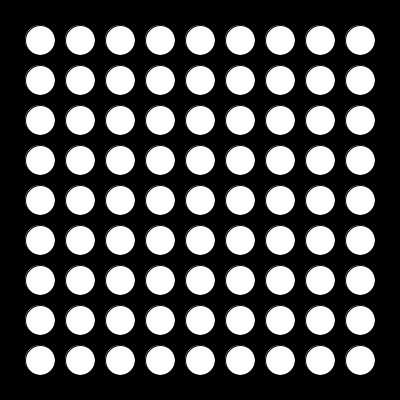
Frame 1 (no input)
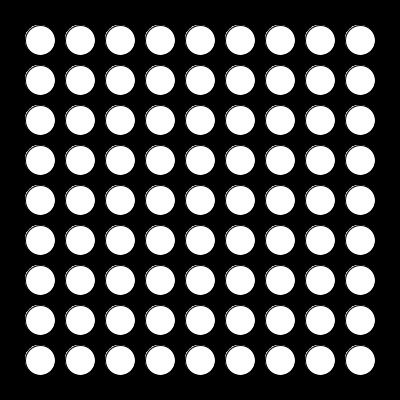
Frame 60 (the mouse pressed at the canvas centre just before this capture)
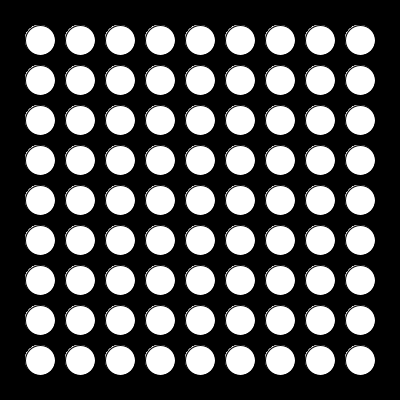
Frame 120 (the mouse held since frame 60 and released just before this capture)

The Processing sketch that drew these frames (run headless with seeded random() and noise(); from frame 60 on, the mouse is pressed at the canvas centre):

// Processing sketch: processing_35076
// ── processing_35076.pde

int cols = 10;
int rows = 10;

void setup () {
  size ( 400, 400);
  background ( 0);
  smooth ();
}

void draw () {

  for ( int i=1; i<cols; i++) {
    for ( int j=1; j<rows; j++) {
      fill ( 255);
      ellipse ( i*(width/cols), j*(height/rows), 30, 30);
    }
  }
}
